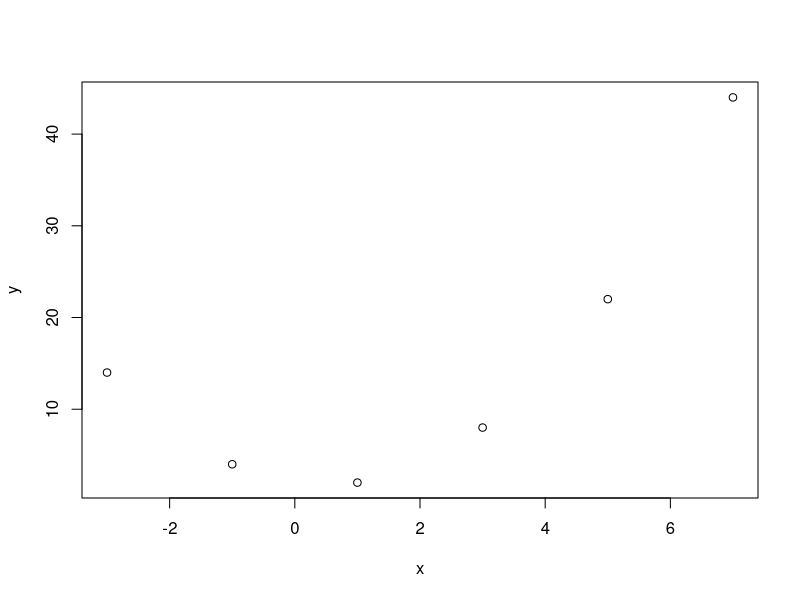

This figure's R source:
x = c(-3, -1, 1, 3, 5, 7)
y = c(14, 4, 2, 8, 22, 44)

n = length(x)

num = sum(x * y) - sum(x) * sum(y) / n
den = sum(x * x) - sum(x) * sum(x) / n

B1 = num / den
B0 = (sum(y) - (B1 * sum(x))) / n

png('images/disp_diagram.png')
plot(x, y)
dev.off()

B0
B1

print('For x = 0 predicted value is')
print(B1 * 0 + B0)

print('For x = 2 predicted value is')
print(B1 * 2 + B0)
